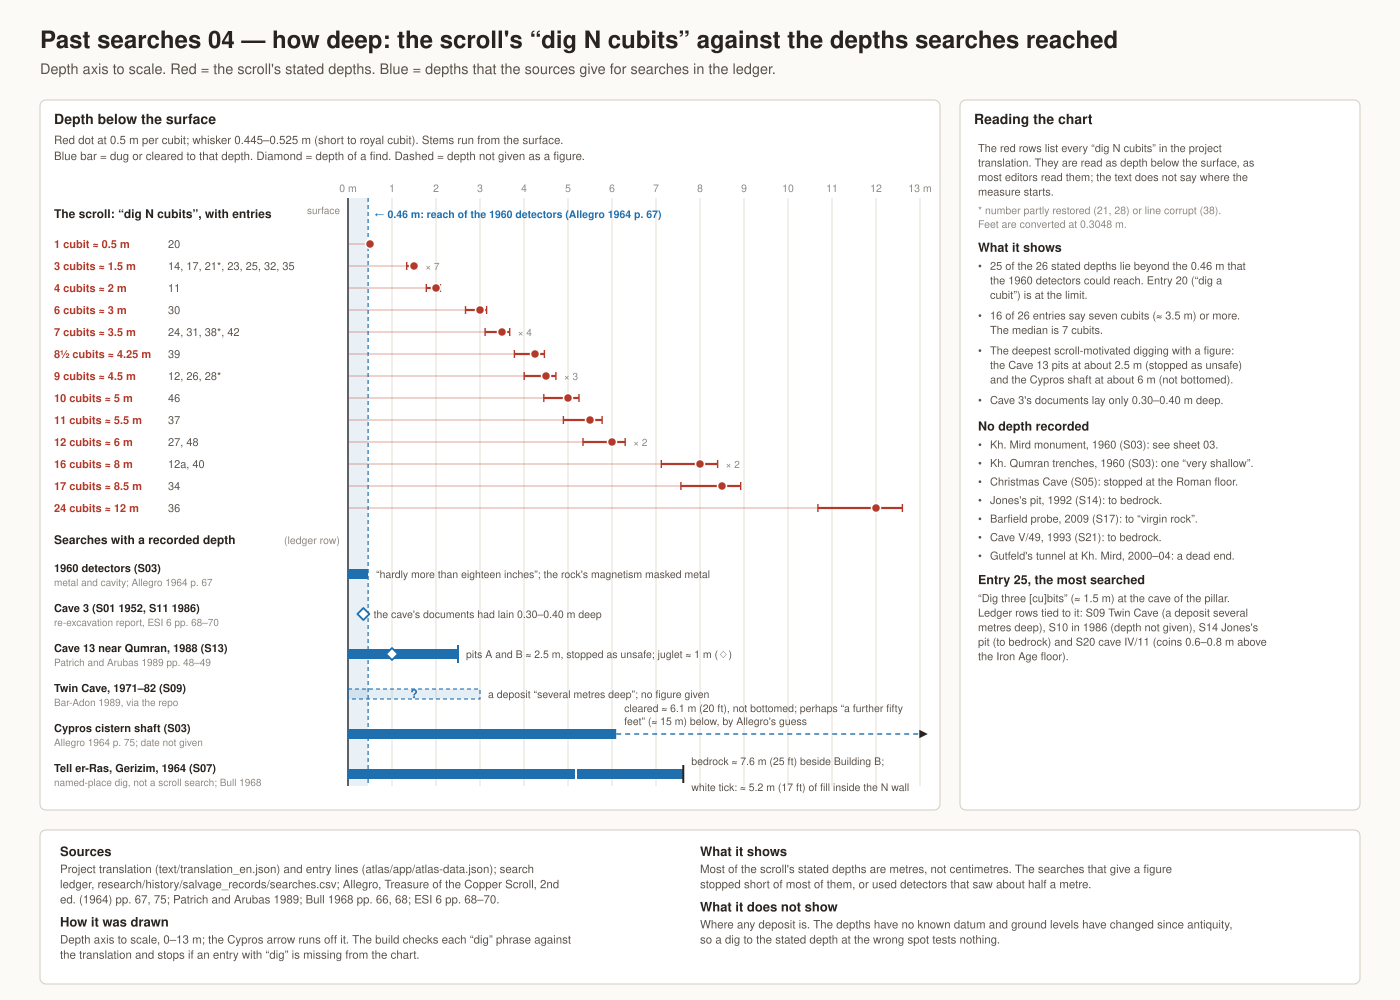

Write the Python code that produced this figure.
"""Past searches 04: the scroll's stated digging depths against the depths that searches reached.

Red rows come from the project translation (text/translation_en.json) and the entry line ranges in
atlas/app/atlas-data.json: every "dig N cubits" phrase. Each phrase is checked against the text when
the sheet is built, so a change in the translation stops the build instead of drawing stale numbers.
Blue rows come from the extent_depth, method and found fields of the search ledger
(research/history/salvage_records/searches.csv) and the extractions it cites.
"""
import json
import re
import statistics
import sys
from pathlib import Path

sys.path.insert(0, str(Path(__file__).resolve().parent))
from common import S, P, BLUE, RED, GREY, REPO, page, out_path, bullets  # noqa: E402

FT = 0.3048
CUBIT, CUBIT_LO, CUBIT_HI = 0.5, 0.445, 0.525      # project working value; short and royal cubit

# (entry, cubits, phrase as it stands in the translation, note)
DIGS = [
    ("20", 1, "dig a cubit", ""),
    ("14", 3, "dig three", ""),
    ("17", 3, "dig three cubits", ""),
    ("21", 3, "dig [three] cubits", "restored"),
    ("23", 3, "dig three cubits", ""),
    ("25", 3, "dig three [cu]bits", ""),
    ("32", 3, "dig three cubits", ""),
    ("35", 3, "dig three cubits", ""),
    ("11", 4, "dig four cubits", ""),
    ("30", 6, "dig six cubits", ""),
    ("24", 7, "dig seven cubits", ""),
    ("31", 7, "dig seven cubits", ""),
    ("38", 7, "dig seven cubits", "corrupt"),
    ("42", 7, "dig seven cubits", ""),
    ("39", 8.5, "dig eight cubits and a half", ""),
    ("12", 9, "dig nine cubits", ""),
    ("26", 9, "dig at the entrance nine cubits", ""),
    ("28", 9, "dig [… cubits] nine", "restored"),
    ("46", 10, "dig ten cubits", ""),
    ("37", 11, "dig eleven cubits", ""),
    ("27", 12, "dig twelve cubits", ""),
    ("48", 12, "dig twelve cubits", ""),
    ("12a", 16, "dig sixteen cubits", ""),
    ("40", 16, "dig sixteen cubits", ""),
    ("34", 17, "dig seven- teen cubits", ""),
    ("36", 24, "dig twenty-four cubits", ""),
]


def entry_texts():
    tr = json.loads((REPO / "text" / "translation_en.json").read_text(encoding="utf-8"))
    atlas = json.loads((REPO / "atlas" / "app" / "atlas-data.json").read_text(encoding="utf-8"))
    keys = list(tr)
    pos = {k: i for i, k in enumerate(keys)}
    out = {}
    for e in atlas["entries"]:
        m = re.match(r"([IVX]+) (\d+)\s*[-–]\s*(?:([IVX]+) )?(\d+)$", e["lines"].strip())
        if m:
            a = f"{m.group(1)} {m.group(2)}"
            b = f"{m.group(3) or m.group(1)} {m.group(4)}"
            ls = keys[pos[a]:pos[b] + 1]
        else:
            ls = [e["lines"].strip()]
        txt = " ".join(tr[k] for k in ls)
        out[e["id"]] = re.sub(r"\{\{([^|}]*)\|[^}]*\}\}", r"\1", txt)
    return out


texts = entry_texts()
for ent, n, phrase, _ in DIGS:
    assert phrase in texts[ent], f"entry {ent}: '{phrase}' not found in the translation"
other = [e for e, t in texts.items() if re.search(r"\bdig\b", t) and e not in {d[0] for d in DIGS}]
assert not other, f"entries with 'dig' not on the sheet: {other}"

DETECT = 18 * 0.0254                                   # "hardly more than eighteen inches"
depths = [n for _, n, _, _ in DIGS]
N = len(DIGS)
beyond = sum(1 for n in depths if n * CUBIT_LO > DETECT)
median = statistics.median(depths)
seven_plus = sum(1 for n in depths if n >= 7)

# ---------------------------------------------------------------- page
c = page("04", "how deep: the scroll's “dig N cubits” against the depths searches reached",
         "Depth axis to scale. Red = the scroll's stated depths. Blue = depths that the sources give for "
         "searches in the ledger.")
TOP, BOTTOM = 100, 810
mx, my, mw, mh = S.panel(c, 40, TOP, 900, BOTTOM - TOP, "Depth below the surface",
                         ["Red dot at 0.5 m per cubit; whisker 0.445–0.525 m (short to royal cubit). "
                          "Stems run from the surface.",
                          "Blue bar = dug or cleared to that depth. Diamond = depth of a find. "
                          "Dashed = depth not given as a figure."])
P0, PX, MAXM = mx + 300, 44.0, 13
X = lambda m: P0 + min(m, MAXM) * PX                    # noqa: E731
ax_y = my + 22
row0 = my + 74
RH = 22
srow0 = row0 + 13 * RH + 44
SRH = 40
last = srow0 + 5 * SRH + 12

# axis and grid
for m in range(0, MAXM + 1):
    x = X(m)
    c.line(x, ax_y + 6, x, last, P["grid"] if "grid" in P else "#e6e0d6", 1)
    c.text(x, ax_y, f"{m} m" if m in (0, MAXM) else str(m), 10.5, P["muted"], anchor="middle")
c.line(P0, ax_y + 6, P0, last, P["ink"], 1.4)
c.text(P0 - 8, ax_y + 22, "surface", 10, P["muted"], anchor="end")

# detector reach across every row
dx = X(DETECT)
c.rect(P0, ax_y + 6, dx - P0, last - ax_y - 6, fill=BLUE, fill_opacity=0.10)
c.line(dx, ax_y + 6, dx, last, BLUE, 1.2, dash="4 3")

# ---------------- the scroll rows
c.text(mx + 6, row0 - 26, "The scroll: “dig N cubits”, with entries", 12, P["ink"], 700)
c.text(dx + 6, row0 - 26, f"← {DETECT:.2f} m: reach of the 1960 detectors (Allegro 1964 p. 67)", 10.5, BLUE, 600)
groups = {}
for ent, n, _, note in DIGS:
    groups.setdefault(n, []).append(ent + ("*" if note else ""))
for i, (n, ents) in enumerate(sorted(groups.items())):
    y = row0 + i * RH
    nlab = ("8½" if n == 8.5 else str(n)) + (" cubit" if n == 1 else " cubits")
    mlab = f"{n * CUBIT:g}".rstrip("0").rstrip(".")
    c.text(mx + 6, y + 4, f"{nlab} ≈ {mlab} m", 11, RED, 600)
    c.text(mx + 120, y + 4, ", ".join(ents), 11, P["sub"])
    c.line(P0, y, X(n * CUBIT), y, RED, 1, opacity=0.45)
    c.line(X(n * CUBIT_LO), y, X(n * CUBIT_HI), y, RED, 2.2)
    for xx in (X(n * CUBIT_LO), X(n * CUBIT_HI)):
        c.line(xx, y - 4, xx, y + 4, RED, 1.4)
    c.circle(X(n * CUBIT), y, 4.5, fill=RED, stroke=P["panel"], width=1.5)
    if len(ents) > 1:
        c.text(X(n * CUBIT_HI) + 8, y + 4, f"× {len(ents)}", 10, P["muted"])

# ---------------- search rows
c.text(mx + 6, srow0 - 30, "Searches with a recorded depth", 12, P["ink"], 700)
c.text(mx + 236, srow0 - 30, "(ledger row)", 10.5, P["muted"])


def srow(i, name, detail):
    y = srow0 + i * SRH
    c.text(mx + 6, y - 2, name, 11, P["ink"], 600)
    c.text(mx + 6, y + 12, detail, 10, P["muted"])
    return y


def bar(y, a, b, dashed=False):
    if dashed:
        c.rect(X(a), y - 5, X(b) - X(a), 10, fill=BLUE, fill_opacity=0.12, stroke=BLUE, width=1.1, dash="4 3")
    else:
        c.rect(X(a), y - 5, X(b) - X(a), 10, fill=BLUE, stroke="none")


def diamond(y, m, r=6):
    x = X(m)
    c.path(f"M{x},{y - r} L{x + r},{y} L{x},{y + r} L{x - r},{y} Z", fill=P["panel"], stroke=BLUE, width=1.8)


def note(y, m, s, col=None, dy=4):
    c.text(X(m) + 8, y + dy, s, 10.5, col or P["sub"])


y = srow(0, "1960 detectors (S03)", "metal and cavity; Allegro 1964 p. 67")
bar(y, 0, DETECT)
note(y, DETECT, "“hardly more than eighteen inches”; the rock's magnetism masked metal")

y = srow(1, "Cave 3 (S01 1952, S11 1986)", "re-excavation report, ESI 6 pp. 68–70")
c.line(X(0.30), y, X(0.40), y, BLUE, 4)
diamond(y, 0.35)
note(y, 0.40, "the cave's documents had lain 0.30–0.40 m deep", dy=4)

y = srow(2, "Cave 13 near Qumran, 1988 (S13)", "Patrich and Arubas 1989 pp. 48–49")
bar(y, 0, 2.5)
c.line(X(2.5), y - 9, X(2.5), y + 9, BLUE, 2)
diamond(y, 1.0)
note(y, 2.5, "pits A and B ≈ 2.5 m, stopped as unsafe; juglet ≈ 1 m (◇)")

y = srow(3, "Twin Cave, 1971–82 (S09)", "Bar-Adon 1989, via the repo")
bar(y, 0, 3.0, dashed=True)
c.text(X(1.5), y + 4, "?", 12, BLUE, 700, anchor="middle")
note(y, 3.0, "a deposit “several metres deep”; no figure given")

y = srow(4, "Cypros cistern shaft (S03)", "Allegro 1964 p. 75; date not given")
cy_m = 20 * FT
bar(y, 0, cy_m)
c.line(X(cy_m), y, X(MAXM) + 6, y, BLUE, 1.4, dash="5 4", arrow="ink")
c.text(X(cy_m) + 8, y - 22, f"cleared ≈ {cy_m:.1f} m (20 ft), not bottomed; perhaps “a further fifty", 10.5, P["sub"])
c.text(X(cy_m) + 8, y - 9, f"feet” (≈ {50 * FT:.0f} m) below, by Allegro's guess", 10.5, P["sub"])

y = srow(5, "Tell er-Ras, Gerizim, 1964 (S07)", "named-place dig, not a scroll search; Bull 1968")
bar(y, 0, 25 * FT)
c.line(X(25 * FT), y - 9, X(25 * FT), y + 9, P["ink"], 2)
c.line(X(17 * FT), y - 9, X(17 * FT), y + 9, P["panel"], 2)
c.text(X(25 * FT) + 8, y - 9, f"bedrock ≈ {25 * FT:.1f} m (25 ft) beside Building B;", 10.5, P["sub"])
c.text(X(25 * FT) + 8, y + 17, f"white tick: ≈ {17 * FT:.1f} m (17 ft) of fill inside the N wall", 10.5, P["sub"])


# ---------------------------------------------------------------- side panel
sx, sy, sw, sh = S.panel(c, 960, TOP, 400, BOTTOM - TOP, "Reading the chart", None)
y = sy + 14
y = c.wrap(sx + 10, y, "The red rows list every “dig N cubits” in the project translation. They are read as "
           "depth below the surface, as most editors read them; the text does not say where the "
           "measure starts.", 58, 11) + 4
y = c.wrap(sx + 10, y, "* number partly restored (21, 28) or line corrupt (38). Feet are converted at 0.3048 m.",
           58, 10.5, fill=P["muted"]) + 10
c.text(sx + 10, y, "What it shows", 12.5, P["ink"], 700)
y = bullets(c, sx + 10, y + 18, [
    f"{beyond} of the {N} stated depths lie beyond the {DETECT:.2f} m that the 1960 detectors could reach. "
    "Entry 20 (“dig a cubit”) is at the limit.",
    f"{seven_plus} of {N} entries say seven cubits (≈ 3.5 m) or more. The median is "
    f"{median:g} cubits.",
    "The deepest scroll-motivated digging with a figure: the Cave 13 pits at about 2.5 m (stopped as "
    "unsafe) and the Cypros shaft at about 6 m (not bottomed).",
    "Cave 3's documents lay only 0.30–0.40 m deep.",
], 54, 11, 6)
c.text(sx + 10, y + 6, "No depth recorded", 12.5, P["ink"], 700)
y = bullets(c, sx + 10, y + 24, [
    "Kh. Mird monument, 1960 (S03): see sheet 03.",
    "Kh. Qumran trenches, 1960 (S03): one “very shallow”.",
    "Christmas Cave (S05): stopped at the Roman floor.",
    "Jones's pit, 1992 (S14): to bedrock.",
    "Barfield probe, 2009 (S17): to “virgin rock”.",
    "Cave V/49, 1993 (S21): to bedrock.",
    "Gutfeld's tunnel at Kh. Mird, 2000–04: a dead end.",
], 54, 11, 4)
c.text(sx + 10, y + 6, "Entry 25, the most searched", 12.5, P["ink"], 700)
c.wrap(sx + 10, y + 24, "“Dig three [cu]bits” (≈ 1.5 m) at the cave of the pillar. Ledger rows tied to it: "
       "S09 Twin Cave (a deposit several metres deep), S10 in 1986 (depth not given), S14 Jones's pit "
       "(to bedrock) and S20 cave IV/11 (coins 0.6–0.8 m above the Iron Age floor).", 58, 11)

S.footer(c, 830, [
    ("Sources", "Project translation (text/translation_en.json) and entry lines (atlas/app/atlas-data.json); "
     "search ledger, research/history/salvage_records/searches.csv; Allegro, Treasure of the Copper Scroll, "
     "2nd ed. (1964) pp. 67, 75; Patrich and Arubas 1989; Bull 1968 pp. 66, 68; ESI 6 pp. 68–70."),
    ("How it was drawn", "Depth axis to scale, 0–13 m; the Cypros arrow runs off it. The build checks each "
     "“dig” phrase against the translation and stops if an entry with “dig” is missing from the chart."),
    ("What it shows", "Most of the scroll's stated depths are metres, not centimetres. The searches that give "
     "a figure stopped short of most of them, or used detectors that saw about half a metre."),
    ("What it does not show", "Where any deposit is. The depths have no known datum and ground levels "
     "have changed since antiquity, so a dig to the stated depth at the wrong spot tests nothing."),
])
print(c.save(out_path("search_04_depths")))
print(f"{N} dig phrases; beyond detectors {beyond}; median {median}; >=7 cubits {seven_plus}")
